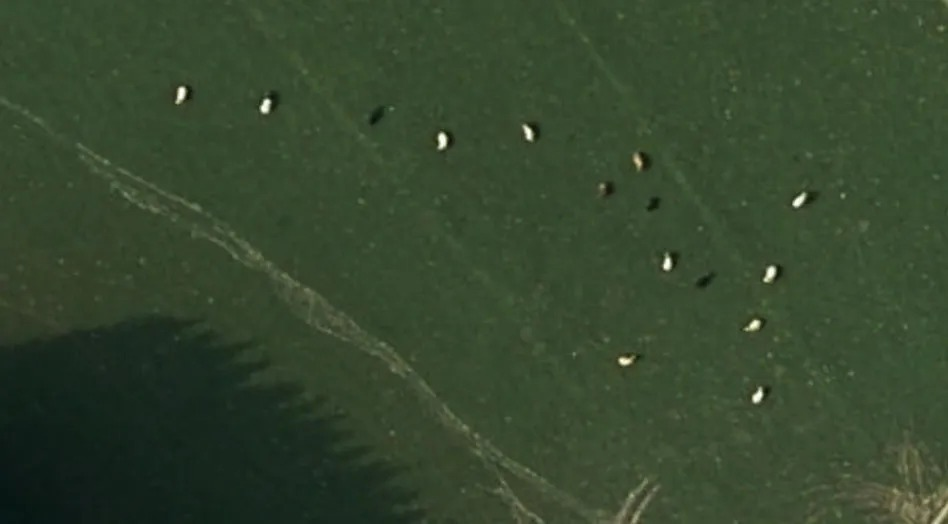
#> input picture Hareket/resimden_koyun_sayma/koyun.jpeg, 948 x 524 px
$ python negative_iamge.py
#> lines starting #> are read from the running program, lines starting #| are printed output that depends on the picture
import cv2
import matplotlib.pyplot as plt

img = cv2.imread('koyun.jpeg')
#> img is the input picture: shape (524, 948, 3); mean B, G, R 45.9, 70.4, 53.1
h, w, _ = img.shape
#> h = 524; w = 948

greenness_degerleri = []

for y in range(h):
    for x in range(w):
        b, g, r = img[y, x]
        # Eksi değerleri de görebilmek için int'e çeviriyoruz
        fark = int(g) - max(int(r), int(b))
        greenness_degerleri.append(fark)
#> after the loop, greenness_degerleri = 496752 items

# Histogramı çizdir
plt.hist(greenness_degerleri, bins=100, range=[-50, 100], color='green')
plt.title("Yeşillik Farkı (Greenness) Histogramı")
plt.xlabel("g - max(r, b) Değeri")
plt.ylabel("Piksel Sayısı")
plt.axvline(x=15, color='red', linestyle='--', label='Şu anki Eşik (15)')
plt.legend()
plt.show()
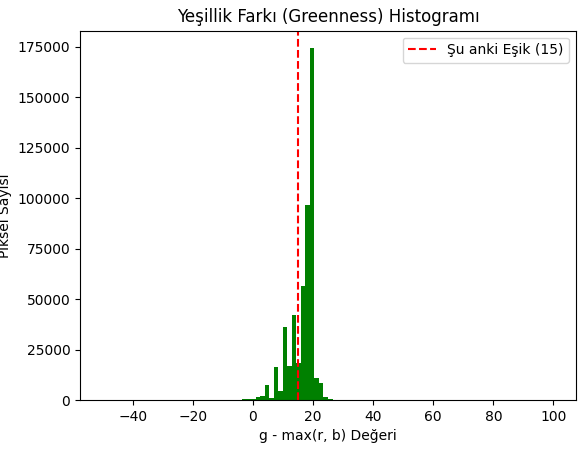
#> figure drawn by matplotlib, 1 panel; tallest bar 174175 high, from x = 19 to 20.5
